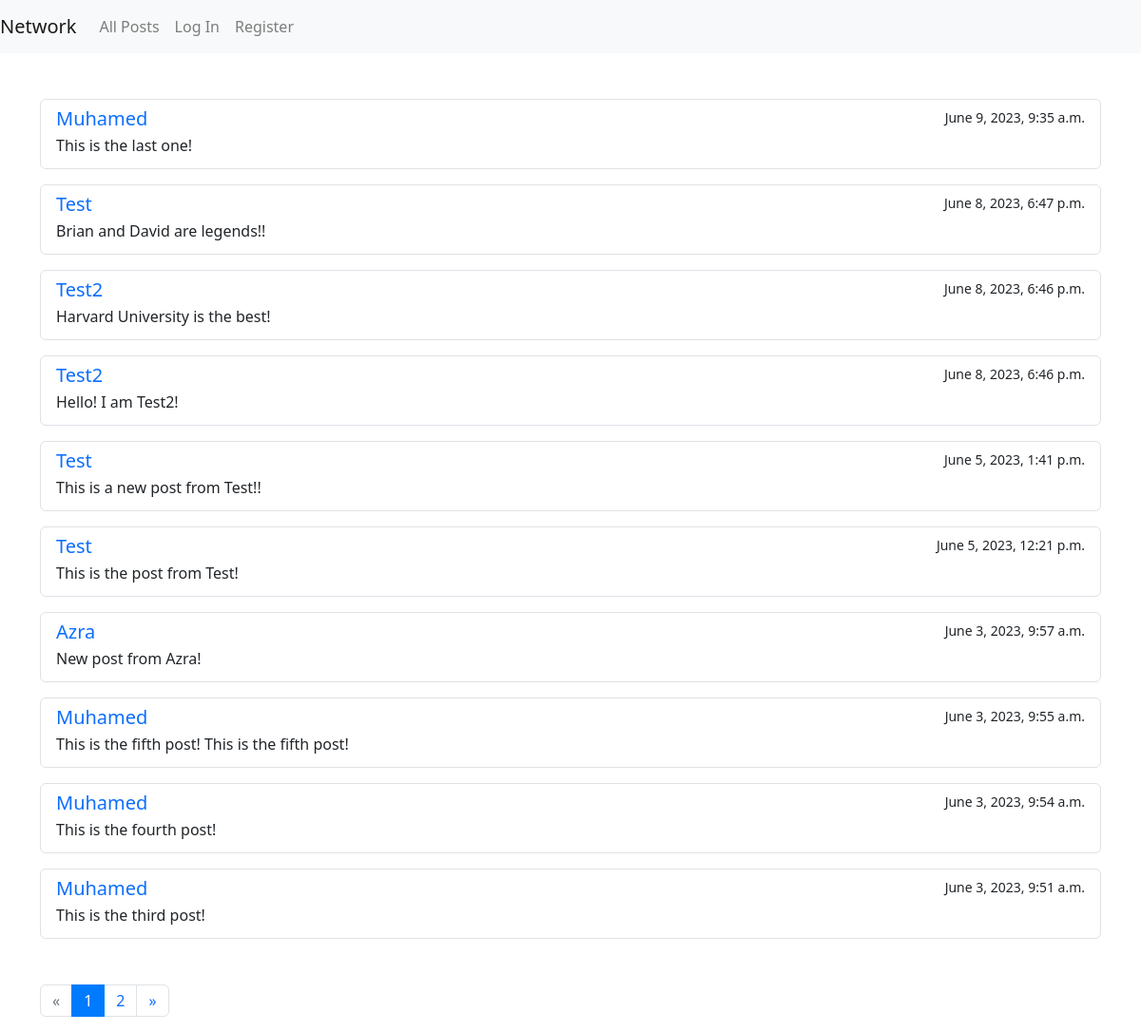
The page / on the database its author committed.
### network/models.py (models this page shows)
class Post(models.Model):
    user = models.ForeignKey("User", on_delete=models.CASCADE, related_name="post_user")
    body = models.CharField(max_length=5000)
    timestamp = models.DateTimeField(auto_now_add=True)
    like = models.IntegerField(default=0)

class User(AbstractUser):
    pass

### network/views.py (the view)
# urls.py: path("", views.index, name="index"),
def index(request):
    if request.method == "POST":
        if request.POST["body"]:
            body = request.POST["body"]
            new_post = Post(user=User.objects.get(pk=request.user.id), body=body)
            new_post.save()
            confirmation = True
            error = False
        else:
            error = True
            confirmation = False
        posts = Post.objects.all()
        posts = posts.order_by("-timestamp").all()
        page = request.GET.get('page')
        paginator = Paginator(posts, 10)
        try:
            post = paginator.page(page)
        except PageNotAnInteger:
            post = paginator.page(1)
        except EmptyPage:
            post = paginator.page(paginator.num_pages)
        return render(request, "network/index.html", {
            "posts": post,
            "confirmation": confirmation,
            "error": error,
        })
    else:
        try:
            posts = Post.objects.all()
            posts = posts.order_by("-timestamp").all()
        except Post.DoesNotExist:
            return render(request, "network/index.html",{
                "not_exist": True,
            })
        page = request.GET.get('page')
        paginator = Paginator(posts, 10)
        try:
            post = paginator.page(page)
        except PageNotAnInteger:
            post = paginator.page(1)
        except EmptyPage:
            post = paginator.page(paginator.num_pages)
        return render(request, "network/index.html", {
            "posts": post,
        })

### network/templates/network/index.html (shortened to what this page needs)
{% extends "network/layout.html" %}
{% block body %}
    <div class="container-lg mt-5">
        {% for post in posts %}
            <div class="list-group mb-3">
                <div class="list-group-item list-group-item {{ post.pk }}">
                    <form action="{% url 'post' post.pk %}" method="post">
                        <div class="d-flex w-100 justify-content-between">
                            {% if user.is_authenticated %}
                            <a class="text-decoration-none" href="{% url 'user' post.user_id %}">
                                <h5 class="mb-1">{{ post.user.username }}</h5>
                            </a>
                            {% else %}
                            <a class="text-decoration-none" href="{% url 'login' %}">
                                <h5 class="mb-1">{{ post.user.username }}</h5>
                            </a>
                            {% endif %}
                            <small class="fw-lighter">{{ post.timestamp }}</small>
                        </div>
                        <p class="fw-medium mb-1" id="post_{{ post.pk }}">{{post.body}}</p>
                    </form>
                </div>
            </div>
        {% endfor %}
    </div>
    <div class="container-lg mt-5">
        {% if posts.has_other_pages %}
        <ul class="pagination">
            {% if posts.has_previous %}
                <li class="page-item"><a class="page-link" href="?page={{ posts.previous_page_number }}">&laquo;</a></li>
            {% else %}
                <li class="page-item disabled"><span class="page-link">&laquo;</span></li>
            {% endif %}
            {% for i in posts.paginator.page_range %}
                {% if posts.number == i %}
                    <li class="active page-item"><span class="page-link">{{ i }} <span class="sr-only">(current)</span></span></li>
                {% else %}
                    <li class="page-item"><a class="page-link" href="?page={{ i }}">{{ i }}</a></li>
                {% endif %}
            {% endfor %}
            {% if posts.has_next %}
                <li class="page-item"><a class="page-link" href="?page={{ posts.next_page_number }}">&raquo;</a></li>
            {% else %}
                <li class="page-item disabled"><span class="page-link">&raquo;</span></li>
            {% endif %}
        </ul>
        {% endif %}
    </div>
{% endblock %}

### rows shown on the page
Post: user.username "Muhamed", timestamp "June 9, 2023, 9:35 a.m.", body "This is the last one!"
Post: user.username "Test", timestamp "June 8, 2023, 6:47 p.m.", body "Brian and David are legends!!"
Post: user.username "Test2", timestamp "June 8, 2023, 6:46 p.m.", body "Harvard University is the best!"
Post: user.username "Test2", timestamp "June 8, 2023, 6:46 p.m.", body "Hello! I am Test2!"
Post: user.username "Test", timestamp "June 5, 2023, 1:41 p.m.", body "This is a new post from Test!!"
Post: user.username "Test", timestamp "June 5, 2023, 12:21 p.m.", body "This is the post from Test!"
Post: user.username "Azra", timestamp "June 3, 2023, 9:57 a.m.", body "New post from Azra!"
Post: user.username "Muhamed", timestamp "June 3, 2023, 9:55 a.m.", body "This is the fifth post! This is the fifth post!"
Post: user.username "Muhamed", timestamp "June 3, 2023, 9:54 a.m.", body "This is the fourth post!"
Post: user.username "Muhamed", timestamp "June 3, 2023, 9:51 a.m.", body "This is the third post!"

### other values the page prints
{{ i }} "1"
{{ i }} "2"
